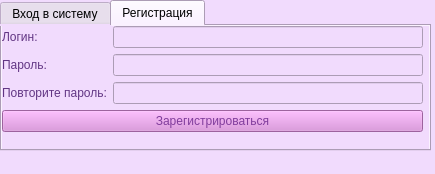
<?xml version="1.0" encoding="UTF-8"?>
<ui version="4.0">
 <class>MainWindow</class>
 <widget class="QMainWindow" name="MainWindow">
  <property name="geometry">
   <rect>
    <x>0</x>
    <y>0</y>
    <width>435</width>
    <height>174</height>
   </rect>
  </property>
  <property name="windowTitle">
   <string>MainWindow</string>
  </property>
  <property name="styleSheet">
   <string notr="true">background-color: rgb(241, 219, 253);</string>
  </property>
  <widget class="QWidget" name="centralwidget">
   <widget class="QTabWidget" name="tabWidget">
    <property name="geometry">
     <rect>
      <x>0</x>
      <y>0</y>
      <width>431</width>
      <height>151</height>
     </rect>
    </property>
    <property name="styleSheet">
     <string notr="true">background-color: rgb(241, 219, 253);</string>
    </property>
    <property name="currentIndex">
     <number>1</number>
    </property>
    <widget class="QWidget" name="tab">
     <attribute name="title">
      <string>Вход в систему</string>
     </attribute>
     <widget class="QWidget" name="formLayoutWidget">
      <property name="geometry">
       <rect>
        <x>0</x>
        <y>0</y>
        <width>421</width>
        <height>101</height>
       </rect>
      </property>
      <layout class="QFormLayout" name="formLayout">
       <item row="0" column="0">
        <widget class="QLabel" name="label">
         <property name="styleSheet">
          <string notr="true">color: rgb(255, 255, 255);
color: rgb(97, 53, 131);</string>
         </property>
         <property name="text">
          <string>Логин:</string>
         </property>
        </widget>
       </item>
       <item row="1" column="0">
        <widget class="QLabel" name="label_2">
         <property name="styleSheet">
          <string notr="true">color: rgb(97, 53, 131);</string>
         </property>
         <property name="text">
          <string>Пароль:</string>
         </property>
        </widget>
       </item>
       <item row="0" column="1">
        <widget class="QLineEdit" name="login"/>
       </item>
       <item row="1" column="1">
        <widget class="QLineEdit" name="password">
         <property name="echoMode">
          <enum>QLineEdit::Password</enum>
         </property>
        </widget>
       </item>
       <item row="2" column="0" colspan="2">
        <widget class="QPushButton" name="entry">
         <property name="styleSheet">
          <string notr="true">color: rgb(97, 53, 131);
background-color: rgb(220, 138, 221);</string>
         </property>
         <property name="text">
          <string>Войти</string>
         </property>
        </widget>
       </item>
      </layout>
     </widget>
    </widget>
    <widget class="QWidget" name="widget">
     <attribute name="title">
      <string>Регистрация</string>
     </attribute>
     <widget class="QWidget" name="formLayoutWidget_3">
      <property name="geometry">
       <rect>
        <x>0</x>
        <y>0</y>
        <width>421</width>
        <height>121</height>
       </rect>
      </property>
      <layout class="QFormLayout" name="formLayout_3">
       <item row="0" column="0">
        <widget class="QLabel" name="label_3">
         <property name="styleSheet">
          <string notr="true">color: rgb(97, 53, 131);</string>
         </property>
         <property name="text">
          <string>Логин:</string>
         </property>
        </widget>
       </item>
       <item row="0" column="1">
        <widget class="QLineEdit" name="login1"/>
       </item>
       <item row="1" column="0">
        <widget class="QLabel" name="label_4">
         <property name="styleSheet">
          <string notr="true">color:rgb(97, 53, 131)</string>
         </property>
         <property name="text">
          <string>Пароль:</string>
         </property>
        </widget>
       </item>
       <item row="1" column="1">
        <widget class="QLineEdit" name="password1">
         <property name="echoMode">
          <enum>QLineEdit::Password</enum>
         </property>
        </widget>
       </item>
       <item row="2" column="0">
        <widget class="QLabel" name="label_5">
         <property name="styleSheet">
          <string notr="true">color: rgb(97, 53, 131);</string>
         </property>
         <property name="text">
          <string>Повторите пароль:</string>
         </property>
        </widget>
       </item>
       <item row="2" column="1">
        <widget class="QLineEdit" name="password1_repeat">
         <property name="echoMode">
          <enum>QLineEdit::Password</enum>
         </property>
        </widget>
       </item>
       <item row="3" column="0" colspan="2">
        <widget class="QPushButton" name="registration">
         <property name="styleSheet">
          <string notr="true">color: rgb(129, 61, 156);
background-color: rgb(220, 138, 221);</string>
         </property>
         <property name="text">
          <string>Зарегистрироваться</string>
         </property>
        </widget>
       </item>
      </layout>
     </widget>
    </widget>
   </widget>
  </widget>
  <widget class="QStatusBar" name="statusbar"/>
 </widget>
 <resources/>
 <connections/>
</ui>
